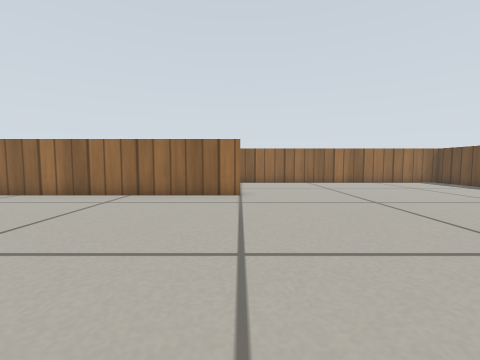
view 1 (above)

16 first-person views from a walk through a robot-simulator world made for Gazebo. The camera is 0.29 m above the floor, tilts 4° down and sees 90° across. The floor is counted in squares, 0.25 m on a side. Each view is taken from the middle of a square. On the plan, view 1 faces up. The plan holds only what a view shows up to about 11 squares ahead; the rest is blank. Gazebo's built-in surfaces are drawn with simple patterns.

view 2
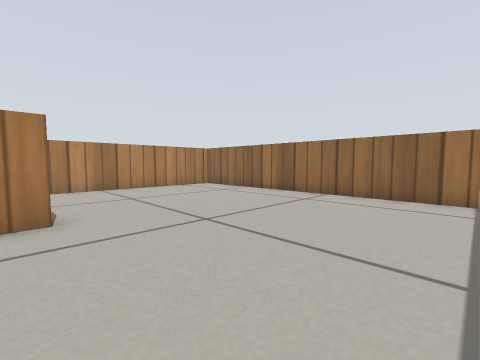

view 3
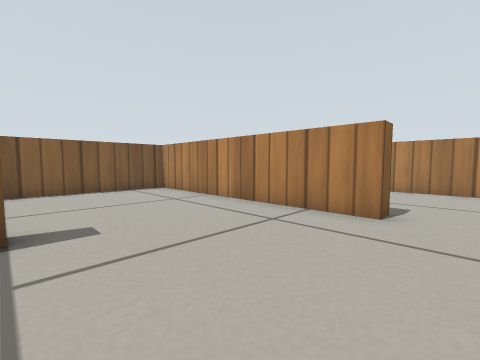

view 4
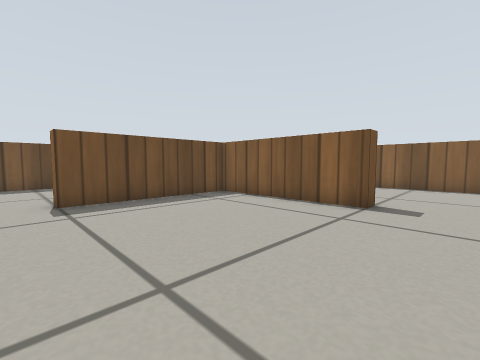

view 5
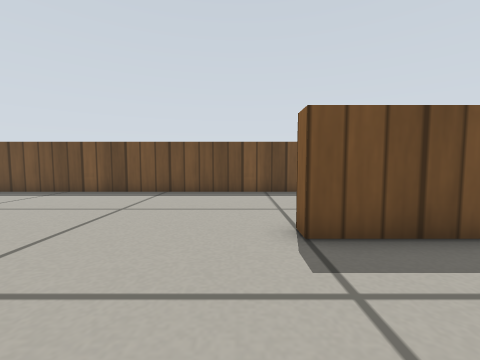

view 6
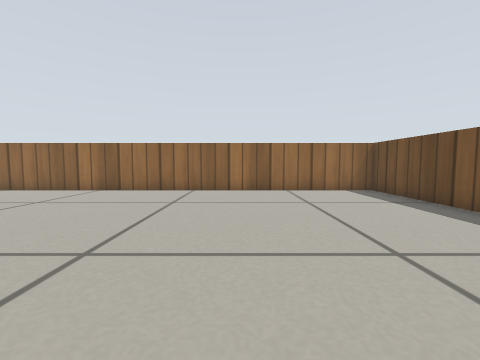

view 7
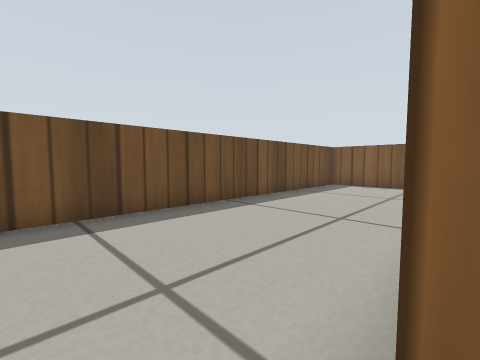

view 8
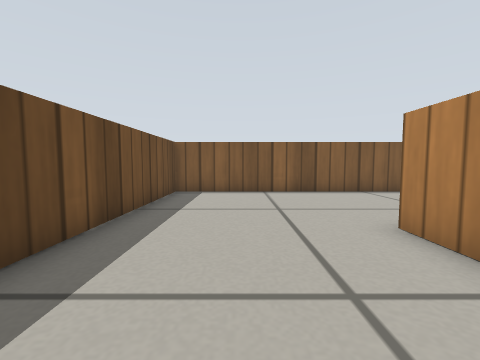

view 9
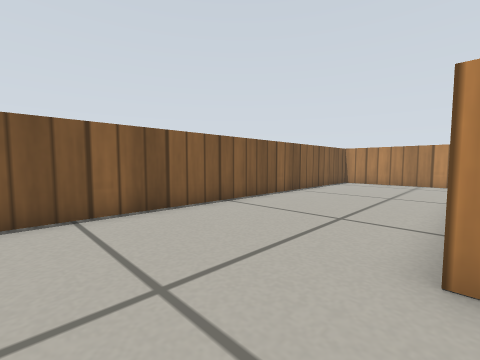

view 10
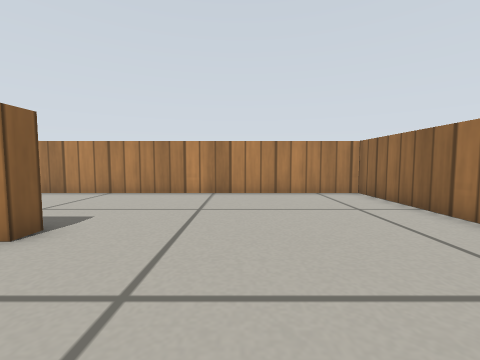

view 11
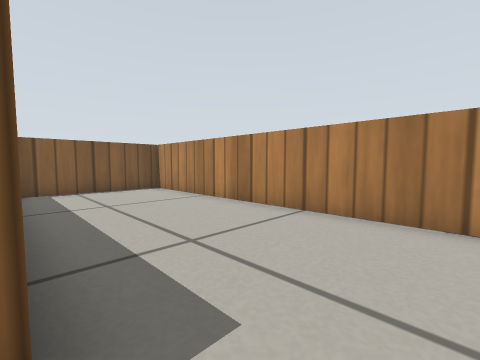

view 12
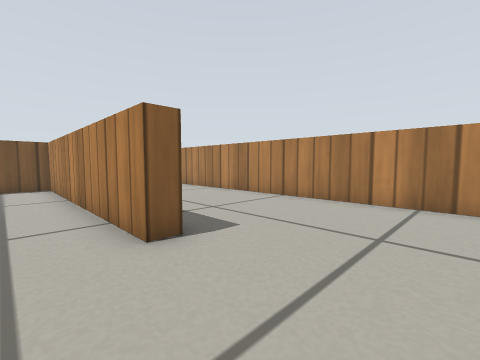

view 13
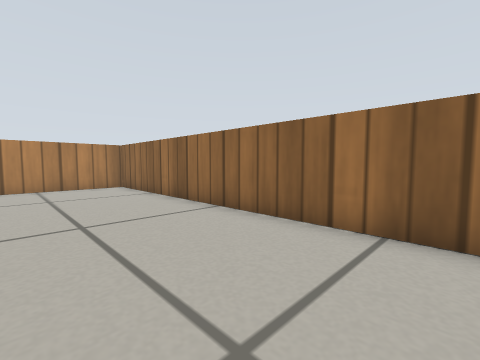

view 14
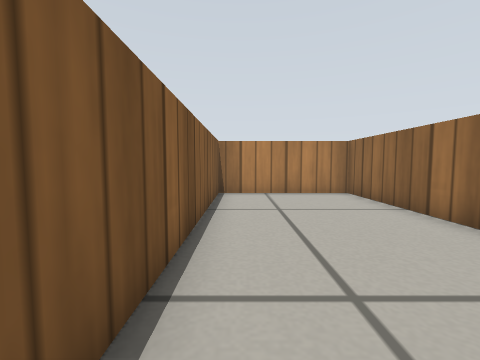

view 15
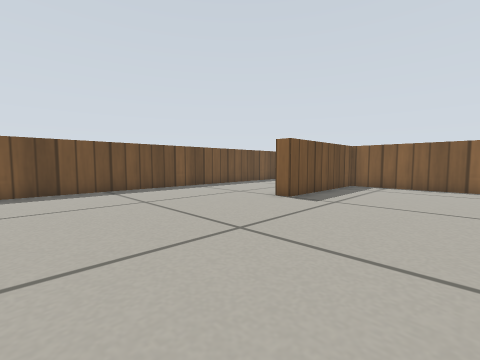

view 16
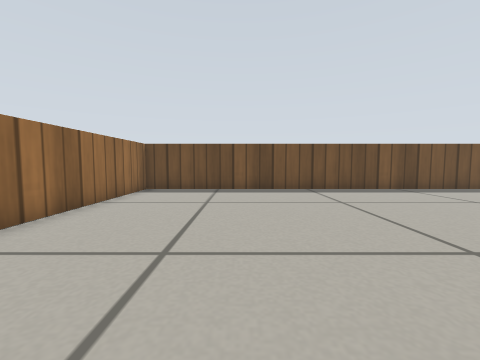

### Floor plan
Points are (right, up) in squares from view 1. A wall is a line through its corners. A room is listed if a view was taken in it or the views show most of it. See-through windows are left out.
Room 1 (views 1, 2, 3, 4, 5, 6, 7, 8, 9, 10, 11, 12, 13, 14, 15, 16)
walls: (0.1, 8.6) (-11.2, 8.6) (-11.2, -8.4); (0, -3.2) (0, -2.6) (5.6, -2.6) (5.6, 3) (6.2, 3); (6.2, -1.8) (6.2, -3.3); (-6.1, 0.6) (-5.5, 0.6) (-5.5, -8.7) (11.6, -8.7) (11.6, 14.2) (-11.2, 14.2) (-11.2, 9.2) (-2.8, 9.2); (-11, -8.7) (-6.4, -8.7)

Where each view was taken, in squares from view 1:
view 1: 0 up, 0 right, facing up
view 2: 0 up, 0 right, facing up-left
view 3: 2 up, 0 right, facing down-left
view 4: 4 up, 2 left, facing down-right
view 5: 4 up, 2 right, facing right
view 6: 4 up, 6 right, facing up
view 7: 4 up, 6 right, facing down-right
view 8: 1 up, 9 right, facing down
view 9: 3 down, 9 right, facing down-left
view 10: 4 up, 2 left, facing left
view 11: 2 up, 6 left, facing down-left
view 12: 4 up, 4 left, facing down-left
view 13: 10 up, 1 right, facing up-left
view 14: 10 up, 2 left, facing left
view 15: 10 up, 1 right, facing down-right
view 16: 10 up, 1 right, facing right
